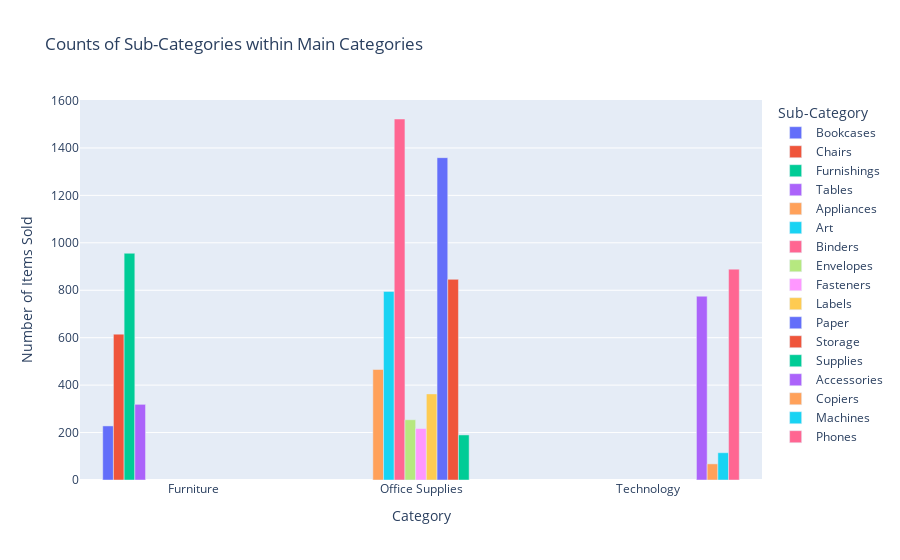

Notebook source saved alongside this figure:
### Code cell
count_sub=df.groupby(["Category","Sub-Category"]).size().reset_index(name='Count')
fig = px.bar(count_sub, x='Category', y='Count', color='Sub-Category',
             title='Counts of Sub-Categories within Main Categories',
             labels={'Count': 'Number of Items Sold'},
             barmode='group')
fig.show()

### Figure 1 — Plotly figure (JSON) as saved in the notebook; plotly's stock layout.template omitted (floating-point values rounded to 4 significant figures)
{"data": [{"alignmentgroup": "True", "hovertemplate": "Sub-Category=Bookcases<br>Category=%{x}<br>Number of Items Sold=%{y}<extra></extra>", "legendgroup": "Bookcases", "marker": {"color": "#636efa", "pattern": {"shape": ""}}, "name": "Bookcases", "offsetgroup": "Bookcases", "orientation": "v", "showlegend": true, "textposition": "auto", "type": "bar", "x": ["Furniture"], "xaxis": "x", "y": [228], "yaxis": "y"}, {"alignmentgroup": "True", "hovertemplate": "Sub-Category=Chairs<br>Category=%{x}<br>Number of Items Sold=%{y}<extra></extra>", "legendgroup": "Chairs", "marker": {"color": "#EF553B", "pattern": {"shape": ""}}, "name": "Chairs", "offsetgroup": "Chairs", "orientation": "v", "showlegend": true, "textposition": "auto", "type": "bar", "x": ["Furniture"], "xaxis": "x", "y": [615], "yaxis": "y"}, {"alignmentgroup": "True", "hovertemplate": "Sub-Category=Furnishings<br>Category=%{x}<br>Number of Items Sold=%{y}<extra></extra>", "legendgroup": "Furnishings", "marker": {"color": "#00cc96", "pattern": {"shape": ""}}, "name": "Furnishings", "offsetgroup": "Furnishings", "orientation": "v", "showlegend": true, "textposition": "auto", "type": "bar", "x": ["Furniture"], "xaxis": "x", "y": [956], "yaxis": "y"}, {"alignmentgroup": "True", "hovertemplate": "Sub-Category=Tables<br>Category=%{x}<br>Number of Items Sold=%{y}<extra></extra>", "legendgroup": "Tables", "marker": {"color": "#ab63fa", "pattern": {"shape": ""}}, "name": "Tables", "offsetgroup": "Tables", "orientation": "v", "showlegend": true, "textposition": "auto", "type": "bar", "x": ["Furniture"], "xaxis": "x", "y": [319], "yaxis": "y"}, {"alignmentgroup": "True", "hovertemplate": "Sub-Category=Appliances<br>Category=%{x}<br>Number of Items Sold=%{y}<extra></extra>", "legendgroup": "Appliances", "marker": {"color": "#FFA15A", "pattern": {"shape": ""}}, "name": "Appliances", "offsetgroup": "Appliances", "orientation": "v", "showlegend": true, "textposition": "auto", "type": "bar", "x": ["Office Supplies"], "xaxis": "x", "y": [466], "yaxis": "y"}, {"alignmentgroup": "True", "hovertemplate": "Sub-Category=Art<br>Category=%{x}<br>Number of Items Sold=%{y}<extra></extra>", "legendgroup": "Art", "marker": {"color": "#19d3f3", "pattern": {"shape": ""}}, "name": "Art", "offsetgroup": "Art", "orientation": "v", "showlegend": true, "textposition": "auto", "type": "bar", "x": ["Office Supplies"], "xaxis": "x", "y": [795], "yaxis": "y"}, {"alignmentgroup": "True", "hovertemplate": "Sub-Category=Binders<br>Category=%{x}<br>Number of Items Sold=%{y}<extra></extra>", "legendgroup": "Binders", "marker": {"color": "#FF6692", "pattern": {"shape": ""}}, "name": "Binders", "offsetgroup": "Binders", "orientation": "v", "showlegend": true, "textposition": "auto", "type": "bar", "x": ["Office Supplies"], "xaxis": "x", "y": [1522], "yaxis": "y"}, {"alignmentgroup": "True", "hovertemplate": "Sub-Category=Envelopes<br>Category=%{x}<br>Number of Items Sold=%{y}<extra></extra>", "legendgroup": "Envelopes", "marker": {"color": "#B6E880", "pattern": {"shape": ""}}, "name": "Envelopes", "offsetgroup": "Envelopes", "orientation": "v", "showlegend": true, "textposition": "auto", "type": "bar", "x": ["Office Supplies"], "xaxis": "x", "y": [254], "yaxis": "y"}, {"alignmentgroup": "True", "hovertemplate": "Sub-Category=Fasteners<br>Category=%{x}<br>Number of Items Sold=%{y}<extra></extra>", "legendgroup": "Fasteners", "marker": {"color": "#FF97FF", "pattern": {"shape": ""}}, "name": "Fasteners", "offsetgroup": "Fasteners", "orientation": "v", "showlegend": true, "textposition": "auto", "type": "bar", "x": ["Office Supplies"], "xaxis": "x", "y": [217], "yaxis": "y"}, {"alignmentgroup": "True", "hovertemplate": "Sub-Category=Labels<br>Category=%{x}<br>Number of Items Sold=%{y}<extra></extra>", "legendgroup": "Labels", "marker": {"color": "#FECB52", "pattern": {"shape": ""}}, "name": "Labels", "offsetgroup": "Labels", "orientation": "v", "showlegend": true, "textposition": "auto", "type": "bar", "x": ["Office Supplies"], "xaxis": "x", "y": [363], "yaxis": "y"}, {"alignmentgroup": "True", "hovertemplate": "Sub-Category=Paper<br>Category=%{x}<br>Number of Items Sold=%{y}<extra></extra>", "legendgroup": "Paper", "marker": {"color": "#636efa", "pattern": {"shape": ""}}, "name": "Paper", "offsetgroup": "Paper", "orientation": "v", "showlegend": true, "textposition": "auto", "type": "bar", "x": ["Office Supplies"], "xaxis": "x", "y": [1359], "yaxis": "y"}, {"alignmentgroup": "True", "hovertemplate": "Sub-Category=Storage<br>Category=%{x}<br>Number of Items Sold=%{y}<extra></extra>", "legendgroup": "Storage", "marker": {"color": "#EF553B", "pattern": {"shape": ""}}, "name": "Storage", "offsetgroup": "Storage", "orientation": "v", "showlegend": true, "textposition": "auto", "type": "bar", "x": ["Office Supplies"], "xaxis": "x", "y": [846], "yaxis": "y"}, {"alignmentgroup": "True", "hovertemplate": "Sub-Category=Supplies<br>Category=%{x}<br>Number of Items Sold=%{y}<extra></extra>", "legendgroup": "Supplies", "marker": {"color": "#00cc96", "pattern": {"shape": ""}}, "name": "Supplies", "offsetgroup": "Supplies", "orientation": "v", "showlegend": true, "textposition": "auto", "type": "bar", "x": ["Office Supplies"], "xaxis": "x", "y": [190], "yaxis": "y"}, {"alignmentgroup": "True", "hovertemplate": "Sub-Category=Accessories<br>Category=%{x}<br>Number of Items Sold=%{y}<extra></extra>", "legendgroup": "Accessories", "marker": {"color": "#ab63fa", "pattern": {"shape": ""}}, "name": "Accessories", "offsetgroup": "Accessories", "orientation": "v", "showlegend": true, "textposition": "auto", "type": "bar", "x": ["Technology"], "xaxis": "x", "y": [775], "yaxis": "y"}, {"alignmentgroup": "True", "hovertemplate": "Sub-Category=Copiers<br>Category=%{x}<br>Number of Items Sold=%{y}<extra></extra>", "legendgroup": "Copiers", "marker": {"color": "#FFA15A", "pattern": {"shape": ""}}, "name": "Copiers", "offsetgroup": "Copiers", "orientation": "v", "showlegend": true, "textposition": "auto", "type": "bar", "x": ["Technology"], "xaxis": "x", "y": [68], "yaxis": "y"}, {"alignmentgroup": "True", "hovertemplate": "Sub-Category=Machines<br>Category=%{x}<br>Number of Items Sold=%{y}<extra></extra>", "legendgroup": "Machines", "marker": {"color": "#19d3f3", "pattern": {"shape": ""}}, "name": "Machines", "offsetgroup": "Machines", "orientation": "v", "showlegend": true, "textposition": "auto", "type": "bar", "x": ["Technology"], "xaxis": "x", "y": [115], "yaxis": "y"}, {"alignmentgroup": "True", "hovertemplate": "Sub-Category=Phones<br>Category=%{x}<br>Number of Items Sold=%{y}<extra></extra>", "legendgroup": "Phones", "marker": {"color": "#FF6692", "pattern": {"shape": ""}}, "name": "Phones", "offsetgroup": "Phones", "orientation": "v", "showlegend": true, "textposition": "auto", "type": "bar", "x": ["Technology"], "xaxis": "x", "y": [889], "yaxis": "y"}], "layout": {"barmode": "group", "legend": {"title": {"text": "Sub-Category"}, "tracegroupgap": 0}, "title": {"text": "Counts of Sub-Categories within Main Categories"}, "xaxis": {"anchor": "y", "domain": [0, 1], "title": {"text": "Category"}}, "yaxis": {"anchor": "x", "domain": [0, 1], "title": {"text": "Number of Items Sold"}}}}
